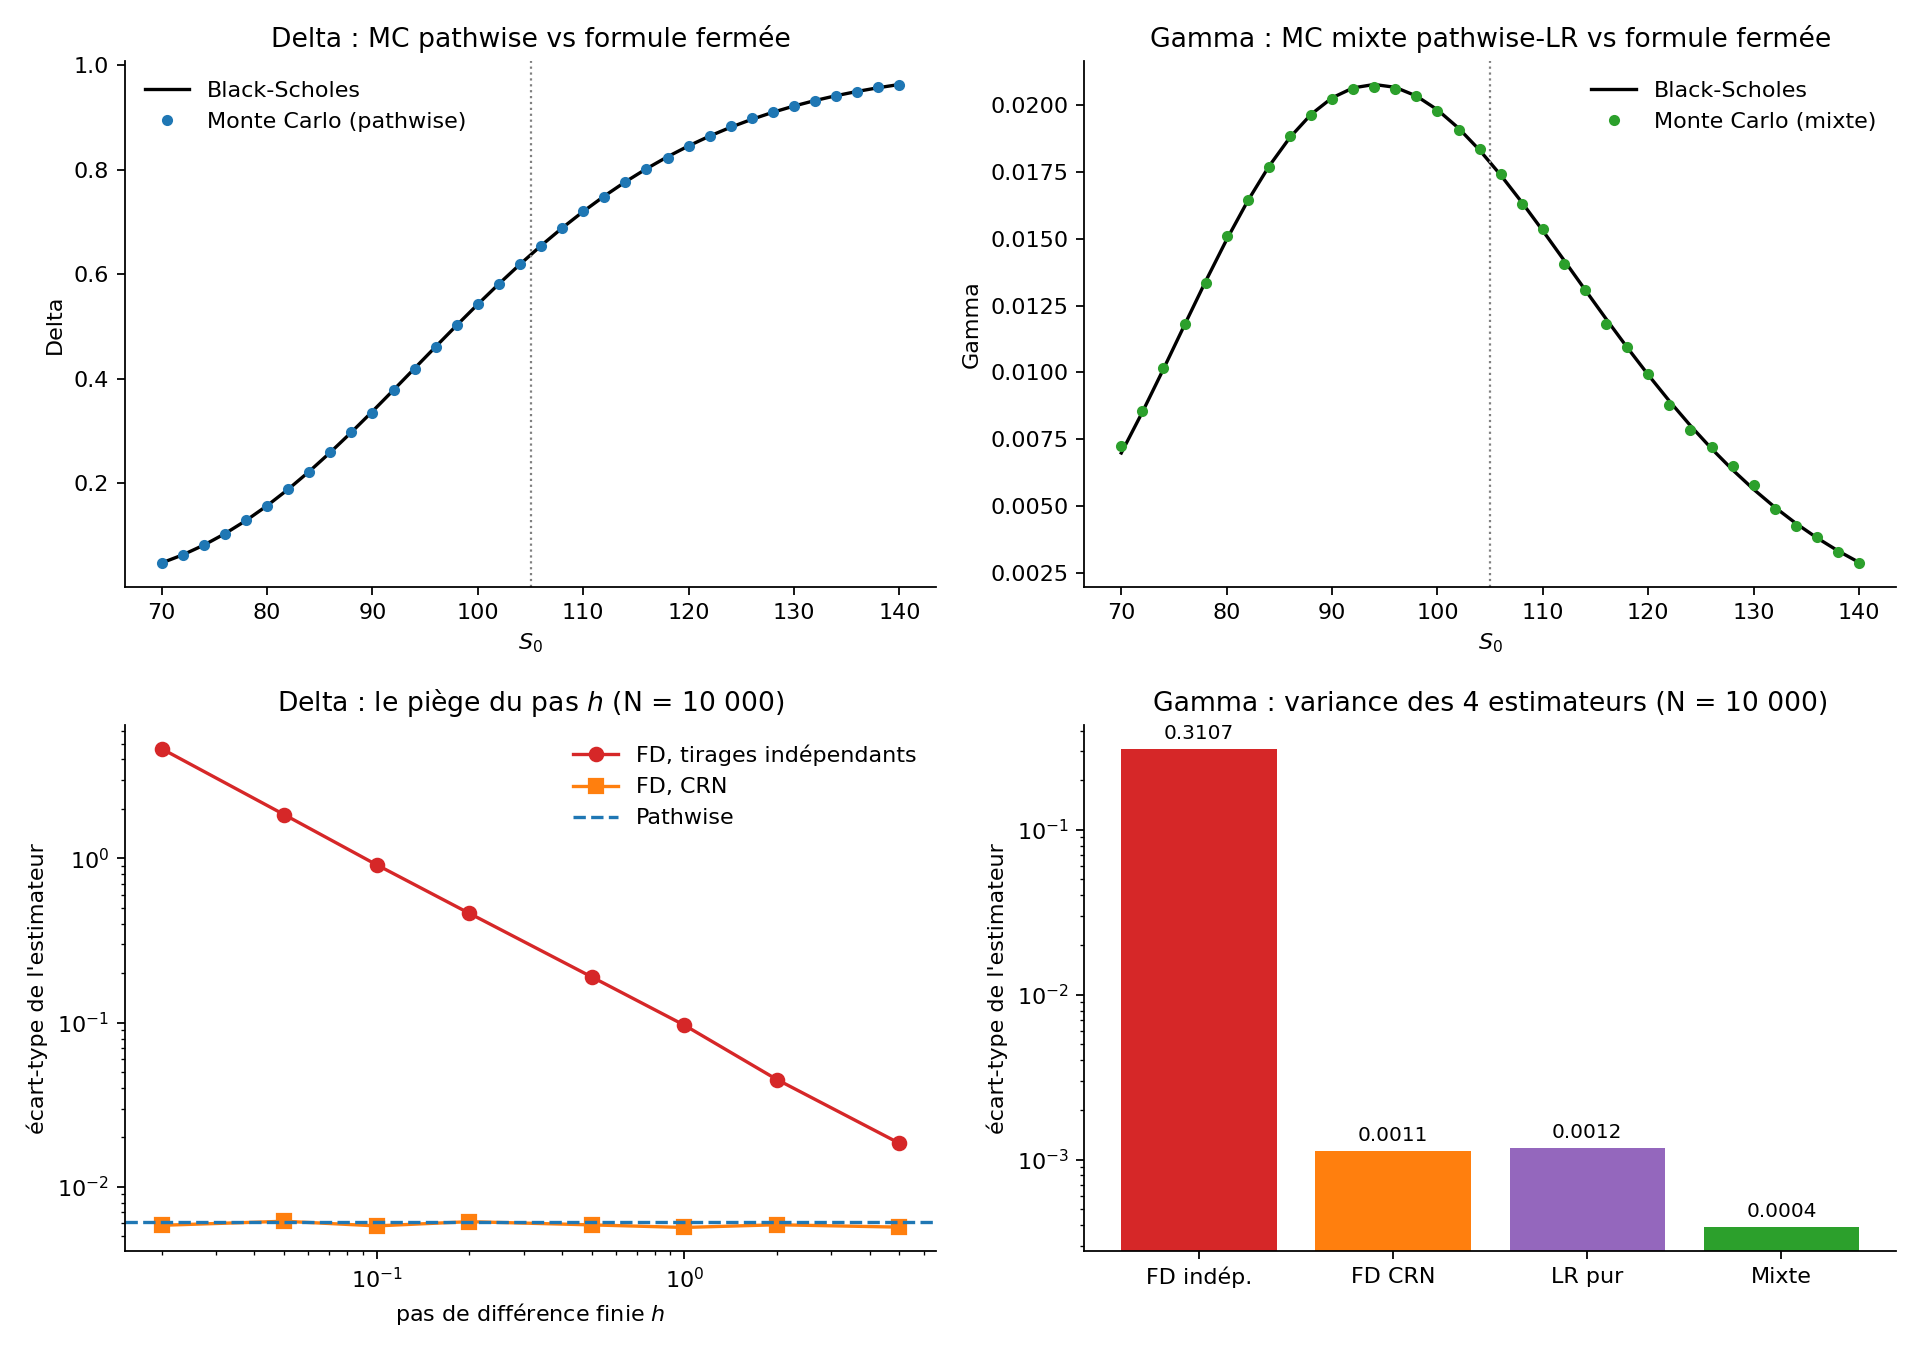

The script that saved this image:
"""
GREEKS PAR MONTE CARLO - Annexe au pricing Monte Carlo d'un call européen
=========================================================================

Trois familles d'estimateurs pour une dérivée dC/dθ = d/dθ E[e^{-rT} f(S_T)] :

1. Différences finies (FD)  : (C(θ+h) - C(θ-h)) / 2h
     - avec tirages indépendants  -> variance en 1/h^2 (catastrophique)
     - avec nombres aléatoires communs (CRN) -> variance contrôlée
2. Pathwise (IPA)           : on dérive le payoff le long de la trajectoire
     - non biaisé, très faible variance, mais exige un payoff lipschitzien
       (échoue pour le gamma : la dérivée seconde du payoff est un Dirac)
3. Likelihood Ratio (LR)    : on dérive la densité de S_T, pas le payoff
     - marche pour tout payoff, y compris discontinu, mais variance plus élevée
4. Mixte pathwise-LR        : pour le gamma, on dérive le delta pathwise par LR

Modèle : S_T = S0 exp((r - sigma^2/2) T + sigma sqrt(T) Z),  Z ~ N(0,1)
"""

import numpy as np
import matplotlib.pyplot as plt
from scipy.stats import norm

rng = np.random.default_rng(42)

# ----------------------------------------------------------------------------
# Black-Scholes : formules fermées de référence
# ----------------------------------------------------------------------------

def bs_greeks(S, K, T, r, sigma):
    d1 = (np.log(S / K) + (r + 0.5 * sigma**2) * T) / (sigma * np.sqrt(T))
    d2 = d1 - sigma * np.sqrt(T)
    price = S * norm.cdf(d1) - K * np.exp(-r * T) * norm.cdf(d2)
    delta = norm.cdf(d1)
    gamma = norm.pdf(d1) / (S * sigma * np.sqrt(T))
    vega = S * norm.pdf(d1) * np.sqrt(T)
    theta = (-S * norm.pdf(d1) * sigma / (2 * np.sqrt(T))
             - r * K * np.exp(-r * T) * norm.cdf(d2))
    rho = K * T * np.exp(-r * T) * norm.cdf(d2)
    return dict(price=price, delta=delta, gamma=gamma, vega=vega,
                theta=theta, rho=rho)

# ----------------------------------------------------------------------------
# Brique de base : S_T à partir de Z (on garde Z pour pouvoir le réutiliser)
# ----------------------------------------------------------------------------

def terminal(S, T, r, sigma, Z):
    return S * np.exp((r - 0.5 * sigma**2) * T + sigma * np.sqrt(T) * Z)

def call_payoff(ST, K):
    return np.maximum(ST - K, 0.0)

def mean_se(x):
    return x.mean(), x.std(ddof=1) / np.sqrt(len(x))

# ----------------------------------------------------------------------------
# 1. Différences finies
# ----------------------------------------------------------------------------

def fd_delta(S, K, T, r, sigma, N, h, crn=True):
    Z1 = rng.standard_normal(N)
    Z2 = Z1 if crn else rng.standard_normal(N)
    up = call_payoff(terminal(S + h, T, r, sigma, Z1), K)
    dn = call_payoff(terminal(S - h, T, r, sigma, Z2), K)
    return mean_se(np.exp(-r * T) * (up - dn) / (2 * h))

def fd_gamma(S, K, T, r, sigma, N, h, crn=True):
    Z1 = rng.standard_normal(N)
    Z2 = Z1 if crn else rng.standard_normal(N)
    Z3 = Z1 if crn else rng.standard_normal(N)
    up = call_payoff(terminal(S + h, T, r, sigma, Z1), K)
    md = call_payoff(terminal(S, T, r, sigma, Z2), K)
    dn = call_payoff(terminal(S - h, T, r, sigma, Z3), K)
    return mean_se(np.exp(-r * T) * (up - 2 * md + dn) / h**2)

# ----------------------------------------------------------------------------
# 2. Pathwise : d payoff / d theta = 1{S_T>K} * dS_T/d theta
# ----------------------------------------------------------------------------

def pathwise_all(S, K, T, r, sigma, N):
    Z = rng.standard_normal(N)
    ST = terminal(S, T, r, sigma, Z)
    itm = (ST > K).astype(float)
    disc = np.exp(-r * T)

    price = mean_se(disc * call_payoff(ST, K))
    delta = mean_se(disc * itm * ST / S)
    vega = mean_se(disc * itm * ST * (np.sqrt(T) * Z - sigma * T))
    rho = mean_se(disc * itm * K * T)
    # dC/dT = -r C + e^{-rT} E[1{ST>K} ST ((r - s^2/2) + s Z / (2 sqrt(T)))]
    dCdT = disc * (-r * call_payoff(ST, K)
                   + itm * ST * ((r - 0.5 * sigma**2) + sigma * Z / (2 * np.sqrt(T))))
    theta = mean_se(-dCdT)
    return dict(price=price, delta=delta, vega=vega, rho=rho, theta=theta)

# ----------------------------------------------------------------------------
# 3. Likelihood ratio : d/dtheta de la densité lognormale de S_T
# ----------------------------------------------------------------------------

def lr_all(S, K, T, r, sigma, N):
    Z = rng.standard_normal(N)
    ST = terminal(S, T, r, sigma, Z)
    pay = np.exp(-r * T) * call_payoff(ST, K)
    sq = np.sqrt(T)

    delta = mean_se(pay * Z / (S * sigma * sq))
    gamma = mean_se(pay * (Z**2 - 1 - sigma * sq * Z) / (S**2 * sigma**2 * T))
    vega = mean_se(pay * ((Z**2 - 1) / sigma - sq * Z))
    return dict(delta=delta, gamma=gamma, vega=vega)

# ----------------------------------------------------------------------------
# 4. Gamma mixte : pathwise pour le delta, puis LR pour la dérivée du delta
# ----------------------------------------------------------------------------

def mixed_gamma(S, K, T, r, sigma, N):
    Z = rng.standard_normal(N)
    ST = terminal(S, T, r, sigma, Z)
    itm = (ST > K).astype(float)
    est = np.exp(-r * T) * itm * ST * (Z / (sigma * np.sqrt(T)) - 1.0) / S**2
    return mean_se(est)

# ----------------------------------------------------------------------------
# Expérience 1 : tableau des Greeks, MC vs Black-Scholes
# ----------------------------------------------------------------------------

S, K, T, r, sigma = 100.0, 105.0, 1.0, 0.05, 0.20
N = 1_000_000
ref = bs_greeks(S, K, T, r, sigma)
pw = pathwise_all(S, K, T, r, sigma, N)
lr = lr_all(S, K, T, r, sigma, N)
mg = mixed_gamma(S, K, T, r, sigma, N)

rows = [
    ("Prix",  ref["price"], pw["price"], None, None),
    ("Delta", ref["delta"], pw["delta"], lr["delta"], None),
    ("Gamma", ref["gamma"], None, lr["gamma"], mg),
    ("Vega",  ref["vega"],  pw["vega"],  lr["vega"], None),
    ("Theta", ref["theta"], pw["theta"], None, None),
    ("Rho",   ref["rho"],   pw["rho"],   None, None),
]

def fmt(x):
    return "      -        " if x is None else f"{x[0]:8.4f} ±{1.96*x[1]:.4f}"

print("=" * 96)
print(f"GREEKS PAR MONTE CARLO (N = {N:,}) — S={S}, K={K}, T={T}, r={r}, sigma={sigma}")
print("=" * 96)
print(f"{'':7}{'Black-Scholes':>15}{'Pathwise':>20}{'Likelihood ratio':>22}{'Mixte':>20}")
for name, b, p, l, m in rows:
    print(f"{name:7}{b:15.4f}  {fmt(p):>18}  {fmt(l):>20}  {fmt(m):>18}")

# ----------------------------------------------------------------------------
# Expérience 2 : variance des estimateurs (répétitions indépendantes)
# ----------------------------------------------------------------------------

n_rep, N_rep = 300, 10_000

def replicate(fn):
    return np.array([fn()[0] for _ in range(n_rep)])

h_list = np.array([5.0, 2.0, 1.0, 0.5, 0.2, 0.1, 0.05, 0.02])
std_fd_indep = [replicate(lambda h=h: fd_delta(S, K, T, r, sigma, N_rep, h, crn=False)).std() for h in h_list]
std_fd_crn = [replicate(lambda h=h: fd_delta(S, K, T, r, sigma, N_rep, h, crn=True)).std() for h in h_list]
# Biais exact de la différence finie centrée (calculé sur Black-Scholes, sans bruit MC)
bias_fd = [abs((bs_greeks(S + h, K, T, r, sigma)["price"] - bs_greeks(S - h, K, T, r, sigma)["price"])
               / (2 * h) - ref["delta"]) for h in h_list]
std_pw_delta = replicate(lambda: pathwise_all(S, K, T, r, sigma, N_rep)["delta"]).std()
std_lr_delta = replicate(lambda: lr_all(S, K, T, r, sigma, N_rep)["delta"]).std()

# Gamma par FD avec CRN : écart-type et biais exact en fonction de h
hg_list = np.array([5.0, 2.0, 1.0, 0.5, 0.2, 0.1])
std_fd_gamma_crn = [replicate(lambda h=h: fd_gamma(S, K, T, r, sigma, N_rep, h, crn=True)).std() for h in hg_list]
bias_fd_gamma = [abs((bs_greeks(S + h, K, T, r, sigma)["price"] - 2 * ref["price"]
                      + bs_greeks(S - h, K, T, r, sigma)["price"]) / h**2 - ref["gamma"]) for h in hg_list]

h_g = 1.0
g_std = {
    "FD indép.":  replicate(lambda: fd_gamma(S, K, T, r, sigma, N_rep, h_g, crn=False)).std(),
    "FD CRN":     replicate(lambda: fd_gamma(S, K, T, r, sigma, N_rep, h_g, crn=True)).std(),
    "LR pur":     replicate(lambda: lr_all(S, K, T, r, sigma, N_rep)["gamma"]).std(),
    "Mixte":      replicate(lambda: mixed_gamma(S, K, T, r, sigma, N_rep)).std(),
}

print("\nÉcart-type du delta estimé (N = 10 000, 300 répétitions)")
print(f"  Pathwise : {std_pw_delta:.5f}   |   LR : {std_lr_delta:.5f}")
print(f"  {'h':>6}{'FD indép.':>12}{'FD CRN':>12}{'biais exact':>13}")
for h, a, b, c in zip(h_list, std_fd_indep, std_fd_crn, bias_fd):
    print(f"  {h:6.2f}{a:12.5f}{b:12.5f}{c:13.6f}")
print("\nGamma par FD + CRN en fonction de h (N = 10 000)")
print(f"  {'h':>6}{'écart-type':>12}{'biais exact':>13}")
for h, a, c in zip(hg_list, std_fd_gamma_crn, bias_fd_gamma):
    print(f"  {h:6.2f}{a:12.6f}{c:13.7f}")
print("\nÉcart-type du gamma estimé (N = 10 000, h = 1)")
for k_, v in g_std.items():
    print(f"  {k_:10}: {v:.6f}   (x{v / g_std['Mixte']:.1f} vs mixte)")

# ----------------------------------------------------------------------------
# Expérience 3 : Delta et Gamma en fonction de S (balayage)
# ----------------------------------------------------------------------------

S_grid = np.linspace(70, 140, 36)
d_mc, g_mc, d_bs, g_bs = [], [], [], []
for s in S_grid:
    d_mc.append(pathwise_all(s, K, T, r, sigma, 200_000)["delta"][0])
    g_mc.append(mixed_gamma(s, K, T, r, sigma, 200_000)[0])
    b = bs_greeks(s, K, T, r, sigma)
    d_bs.append(b["delta"]); g_bs.append(b["gamma"])

# ----------------------------------------------------------------------------
# Figure
# ----------------------------------------------------------------------------

plt.rcParams.update({"font.size": 10, "axes.spines.top": False, "axes.spines.right": False})
fig, ax = plt.subplots(2, 2, figsize=(12, 8.5))

ax[0, 0].plot(S_grid, d_bs, "k-", lw=1.5, label="Black-Scholes")
ax[0, 0].plot(S_grid, d_mc, "o", ms=4, color="tab:blue", label="Monte Carlo (pathwise)")
ax[0, 0].axvline(K, color="grey", ls=":", lw=1)
ax[0, 0].set(xlabel="$S_0$", ylabel="Delta", title="Delta : MC pathwise vs formule fermée")
ax[0, 0].legend(frameon=False)

ax[0, 1].plot(S_grid, g_bs, "k-", lw=1.5, label="Black-Scholes")
ax[0, 1].plot(S_grid, g_mc, "o", ms=4, color="tab:green", label="Monte Carlo (mixte)")
ax[0, 1].axvline(K, color="grey", ls=":", lw=1)
ax[0, 1].set(xlabel="$S_0$", ylabel="Gamma", title="Gamma : MC mixte pathwise-LR vs formule fermée")
ax[0, 1].legend(frameon=False)

ax[1, 0].loglog(h_list, std_fd_indep, "o-", color="tab:red", label="FD, tirages indépendants")
ax[1, 0].loglog(h_list, std_fd_crn, "s-", color="tab:orange", label="FD, CRN")
ax[1, 0].axhline(std_pw_delta, color="tab:blue", ls="--", label="Pathwise")
ax[1, 0].set(xlabel="pas de différence finie $h$", ylabel="écart-type de l'estimateur",
             title="Delta : le piège du pas $h$ (N = 10 000)")
ax[1, 0].legend(frameon=False)

names = list(g_std.keys()); vals = [g_std[k_] for k_ in names]
colors = ["tab:red", "tab:orange", "tab:purple", "tab:green"]
ax[1, 1].bar(names, vals, color=colors)
ax[1, 1].set_yscale("log")
ax[1, 1].set(ylabel="écart-type de l'estimateur",
             title="Gamma : variance des 4 estimateurs (N = 10 000)")
for i, v in enumerate(vals):
    ax[1, 1].text(i, v * 1.15, f"{v:.4f}", ha="center", fontsize=9)

plt.tight_layout()
plt.savefig("greeks_monte_carlo.png", dpi=160)
print("\nFigure enregistrée : greeks_monte_carlo.png")
